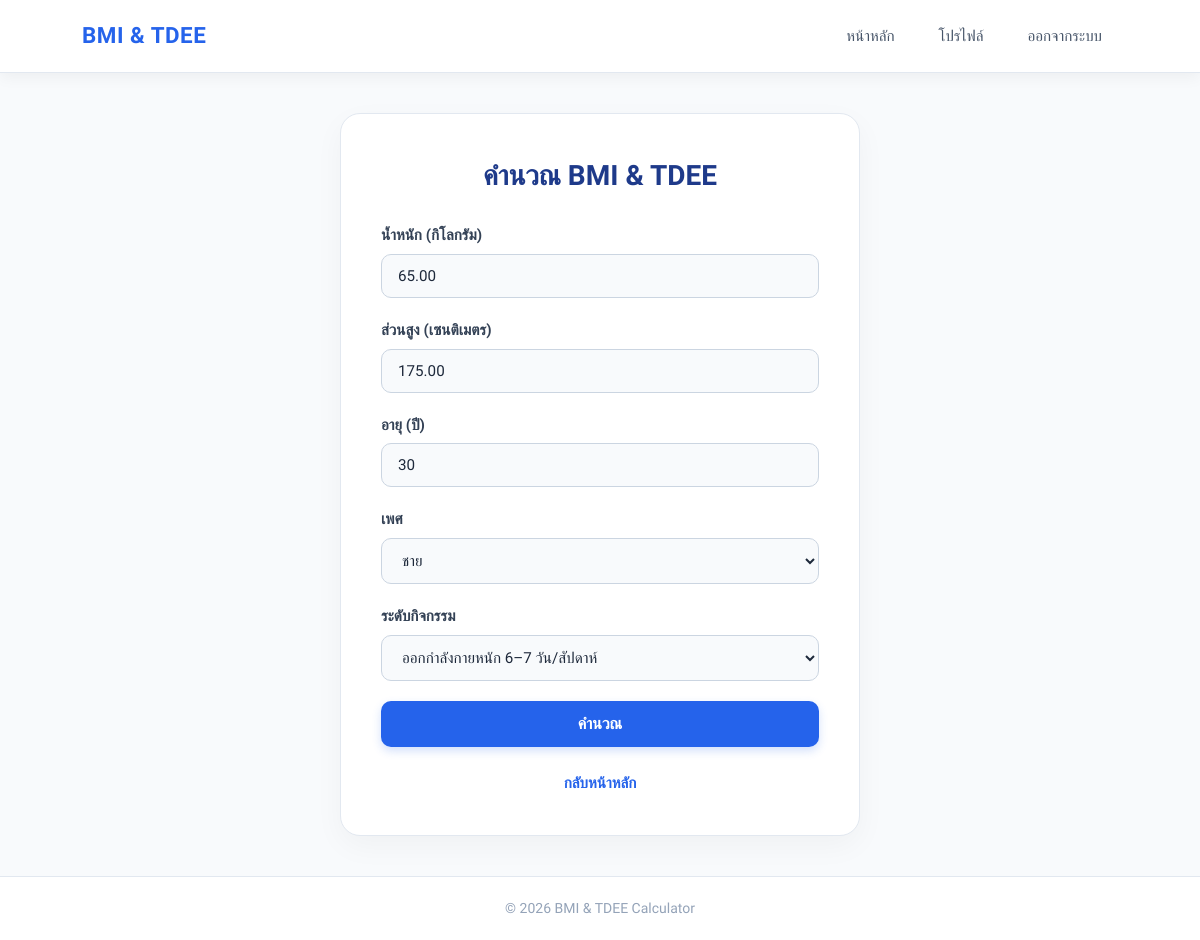
The page /calculate.php (signed in) on the database its author committed.
### tables this page shows
CREATE TABLE `user` (
  `user_id` int(11) NOT NULL,
  `user_name` varchar(100) NOT NULL,
  `user_email` varchar(100) NOT NULL,
  `phone_number` varchar(15) NOT NULL,
  `user_password` varchar(255) NOT NULL,
  `user_role` enum('user','admin') NOT NULL DEFAULT 'user',
  `user_gender` enum('male','female') DEFAULT NULL,
  `user_age` int(11) DEFAULT NULL,
  `user_weight` decimal(5,2) DEFAULT NULL,
  `user_height` decimal(5,2) DEFAULT NULL,
  `user_activity_level` decimal(4,3) DEFAULT NULL,
  `user_bmi` decimal(4,2) DEFAULT NULL,
  `user_bmr` decimal(6,2) DEFAULT NULL,
  `user_tdee` decimal(6,2) DEFAULT NULL,
  `created_at` timestamp NOT NULL DEFAULT current_timestamp(),
  `updated_at` timestamp NULL DEFAULT NULL ON UPDATE current_timestamp(),
  `user_goal` enum('lose','maintain','gain') DEFAULT NULL,
  `user_target_calories` decimal(6,2) DEFAULT NULL,
  `user_bmi_category` varchar(50) DEFAULT NULL
);

### calculate.php (the view, shortened to what this page needs)
<?php
require_once "db.php";
$default_weight = "";
$default_height = "";
$default_age = "";
$default_gender = "";
$default_activity = "";
if (isset($_SESSION["user_id"])) {
    $stmt = $conn->prepare("SELECT user_weight, user_height, user_age, user_gender, user_activity_level FROM user WHERE user_id = ? LIMIT 1");
    if ($stmt) {
        $stmt->bind_param("i", $_SESSION["user_id"]);
        $stmt->execute();
        $user_row = $stmt->get_result()->fetch_assoc();
        if ($user_row) {
            $default_weight = $user_row["user_weight"] ?? "";
            $default_height = $user_row["user_height"] ?? "";
            $default_age = $user_row["user_age"] ?? "";
            $default_gender = $user_row["user_gender"] ?? "";
            $default_activity = $user_row["user_activity_level"] ?? "";
        }
    }
}
?>
<!DOCTYPE html>
<html lang="th">
<head>
    <link rel="stylesheet" href="style.css">
</head>
<body>
    <header>
        <nav class="navbar">
            <a href="index.php" class="logo">BMI & TDEE</a>
            <div class="nav-links">
                <a href="index.php">หน้าหลัก</a>
                <?php if (isset($_SESSION["user_id"])): ?>
                    <a href="profile.php">โปรไฟล์</a>
                    <a href="logout.php">ออกจากระบบ</a>
                <?php else: ?>
                    <a href="login.php">เข้าสู่ระบบ</a>
                    <a href="register.php">สมัครสมาชิก</a>
                <?php endif; ?>
            </div>
        </nav>
    </header>
    <main>
        <section class="form-container">
            <h1>คำนวณ BMI & TDEE</h1>
            <form action="calculate.php" method="POST">
                <div class="form-group">
                    <label for="weight">น้ำหนัก (กิโลกรัม)</label>
                    <input
                        type="number"
                        id="weight"
                        name="weight"
                        min="0.1"
                        max="500"
                        step="0.1"
                        value="<?= htmlspecialchars((string)$default_weight, ENT_QUOTES, "UTF-8") ?>"
                        required
                    >
                </div>
                <div class="form-group">
                    <label for="height">ส่วนสูง (เซนติเมตร)</label>
                    <input
                        type="number"
                        id="height"
                        name="height"
                        min="1"
                        max="300"
                        step="0.1"
                        value="<?= htmlspecialchars((string)$default_height, ENT_QUOTES, "UTF-8") ?>"
                        required
                    >
                </div>
                <div class="form-group">
                    <label for="age">อายุ (ปี)</label>
                    <input
                        type="number"
                        id="age"
                        name="age"
                        min="1"
                        max="120"
                        value="<?= htmlspecialchars((string)$default_age, ENT_QUOTES, "UTF-8") ?>"
                        required
                    >
                </div>
                <div class="form-group">
                    <label for="gender">เพศ</label>
                    <select id="gender" name="gender" required>
                        <option value="male" <?= $default_gender === "male" ? "selected" : "" ?>>ชาย</option>
                    </select>
                </div>
                <div class="form-group">
                    <label for="activity">ระดับกิจกรรม</label>
                    <select id="activity" name="activity" required>
                        <option value="1.725" <?= (string)$default_activity === "1.725" ? "selected" : "" ?>>ออกกำลังกายหนัก 6–7 วัน/สัปดาห์</option>
                    </select>
                </div>
                <button type="submit" class="btn">คำนวณ</button>
            </form>
            <p><a href="index.php">กลับหน้าหลัก</a></p>
        </section>
    </main>
    <footer>
        <p>&copy; <?= date("Y") ?> BMI & TDEE Calculator</p>
    </footer>
</body>
</html>

### style.css (style rules this page uses)
* { margin: 0; padding: 0; box-sizing: border-box; font-family: 'Prompt', sans-serif; }
body { background-color: #f8fafc; color: #334155; line-height: 1.6; display: flex; flex-direction: column; min-height: 100vh; }
header { background-color: #ffffff; box-shadow: 0 4px 15px rgba(0, 0, 0, 0.05); position: sticky; top: 0; z-index: 100; border-bottom: 1px solid #e2e8f0; }
.navbar { max-width: 1100px; margin: 0 auto; display: flex; justify-content: space-between; align-items: center; padding: 1rem 2rem; }
.logo { font-size: 1.4rem; font-weight: 700; color: #2563eb; text-decoration: none; letter-spacing: 0.5px; }
.nav-links { display: flex; align-items: center; gap: 0.75rem; }
.nav-links a { text-decoration: none; color: #475569; font-weight: 500; font-size: 0.95rem; padding: 0.5rem 1rem; border-radius: 8px; transition: all 0.25s ease; }
main { flex: 1; max-width: 1100px; width: 100%; margin: 0 auto; padding: 2.5rem 1.5rem; display: flex; flex-direction: column; align-items: center; justify-content: center; }
.form-container { background-color: #ffffff; width: 100%; max-width: 520px; padding: 2.5rem; border-radius: 20px; box-shadow: 0 10px 30px rgba(0, 0, 0, 0.04); border: 1px solid #e2e8f0; }
.form-container h1 { font-size: 1.75rem; color: #1e3a8a; margin-bottom: 1.5rem; text-align: center; font-weight: 700; }
.form-group { margin-bottom: 1.25rem; display: flex; flex-direction: column; gap: 0.4rem; }
.form-group label { font-size: 0.95rem; font-weight: 600; color: #334155; }
.form-group input, .form-group select { width: 100%; padding: 0.75rem 1rem; font-size: 0.95rem; color: #1e293b; background-color: #f8fafc; border: 1.5px solid #cbd5e1; border-radius: 10px; outline: none; transition: all 0.25s ease; }
.form-container > p { text-align: center; margin-top: 1.5rem; font-size: 0.95rem; color: #64748b; }
.form-container > p a { color: #2563eb; font-weight: 600; text-decoration: none; transition: color 0.2s ease; }
.btn, button.btn, a.btn { display: block; width: 100%; padding: 0.85rem 1.5rem; font-size: 1rem; font-weight: 600; color: #ffffff !important; background-color: #2563eb; border: none; border-radius: 10px; text-decoration: none; text-align: center; cursor: pointer; box-shadow: 0 4px 10px rgba(37, 99, 235, 0.2); transition: all 0.25s ease; margin-top: 0.75rem; }
footer { background-color: #ffffff; text-align: center; padding: 1.25rem; border-top: 1px solid #e2e8f0; color: #94a3b8; font-size: 0.875rem; }

### rows shown on the page
user: weight "65.00", height "175.00", age "30", gender "ชาย", activity "ออกกำลังกายหนัก 6–7 วัน/สัปดาห์"
